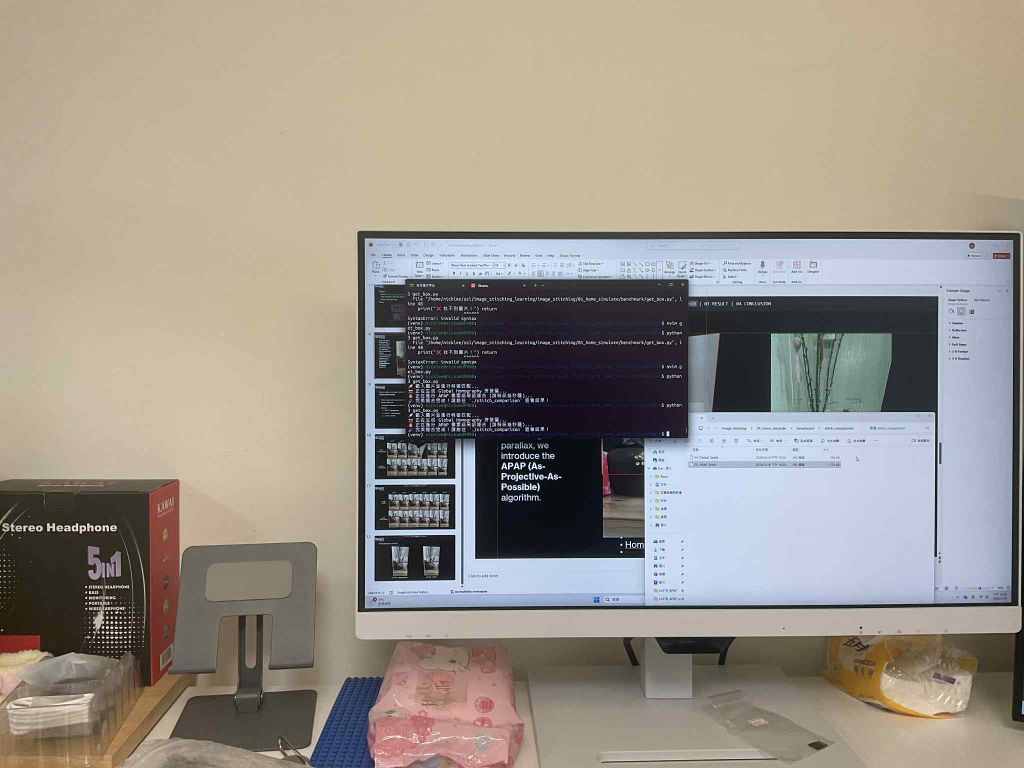
#> input picture image_stitching/01_home_simulate/benchmark/40.jpg, 2048 x 1536 px, found by its file name (shown at 1/2 size)
$ python 06_APAP_SIFT_Seam_Laplacian.py
#> lines starting #> are read from the running program, lines starting #| are printed output that depends on the picture; after the words box and inside, x2 and y2 are one past the last pixel; in counts of white or black regions, pixels touching at a corner belong together
import cv2
import numpy as np
import random
import matplotlib.pyplot as plt
from tqdm import tqdm

plt.rcParams['figure.figsize'] = [15, 10]

# ==========================================
# 1. I/O & SIFT MATCHING
# ==========================================
def read_and_resize(path, max_dim=800):
#> called with path = 'image/tv_desk/40.jpg', max_dim = 800
    img = cv2.imread(path)
#> img is the input picture: shape (1536, 2048, 3); mean B, G, R 136.4, 147.5, 154.8
    if img is None: raise FileNotFoundError(path)
    h, w = img.shape[:2]
#> h = 1536; w = 2048
    if max(h, w) > max_dim:
        scale = max_dim / max(h, w)
#> scale = 0.391
        img = cv2.resize(img, (int(w * scale), int(h * scale)))
#> img: shape (600, 800, 3)
    return cv2.cvtColor(img, cv2.COLOR_BGR2GRAY), cv2.cvtColor(img, cv2.COLOR_BGR2RGB)

left_gray, left_rgb = read_and_resize('image/tv_desk/40.jpg')
right_gray, right_rgb = read_and_resize('image/tv_desk/70.jpg')
#> call 2 of read_and_resize, with path = 'image/tv_desk/70.jpg', max_dim = 800
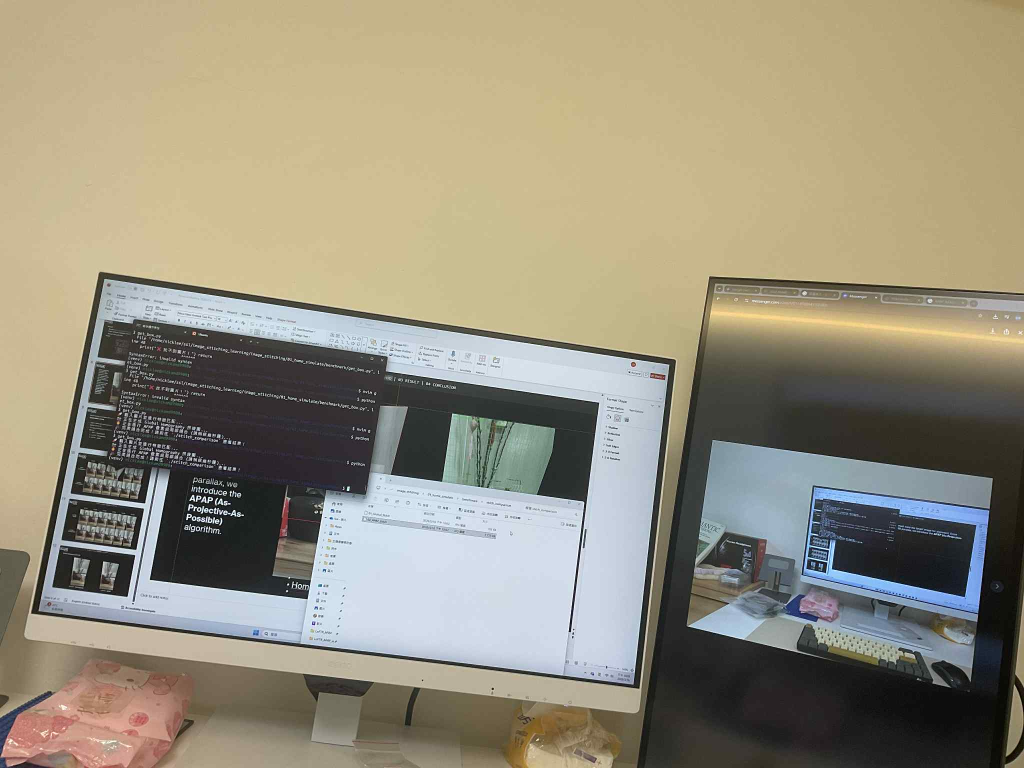
#> input picture image_stitching/01_home_simulate/benchmark/70.jpg, 2048 x 1536 px, found by its file name (shown at 1/2 size)
#> in read_and_resize, img is the input picture: shape (1536, 2048, 3); mean B, G, R 125.3, 144.2, 150.9
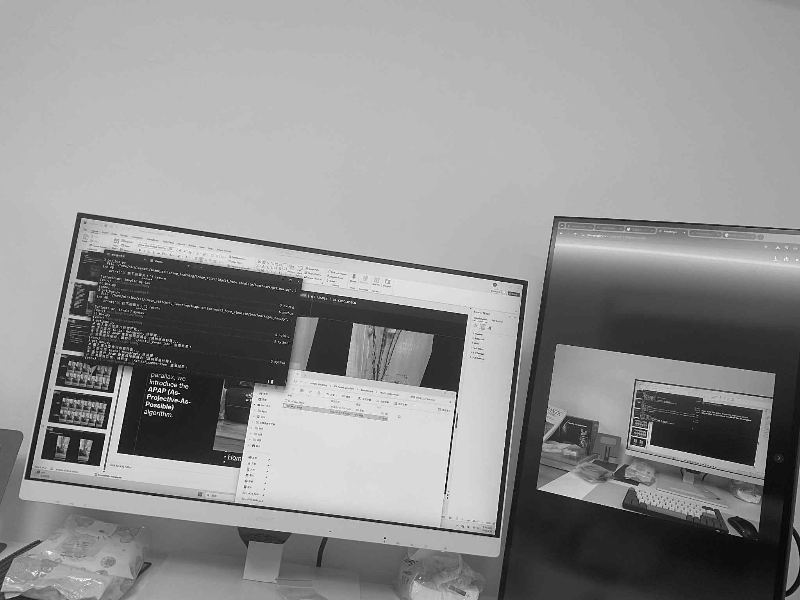
#> right_gray: shape (600, 800); min 1, max 254, mean 143.9

try:
    sift = cv2.SIFT_create(nfeatures=5000)
except AttributeError:
    sift = cv2.xfeatures2d.SIFT_create(nfeatures=5000)

kp_l, des_l = sift.detectAndCompute(left_gray, None)
#> kp_l = 896 keypoints; strongest (x, y, size): (431, 356, 2.2), (422, 364, 2), (366, 302, 2), (416, 268, 2)
kp_r, des_r = sift.detectAndCompute(right_gray, None)
#> kp_r = 832 keypoints; strongest (x, y, size): (176, 400, 2), (151, 355, 1.8), (175, 385, 2.1), (169, 407, 2.1)

bf = cv2.BFMatcher()
matches = bf.knnMatch(des_l, des_r, k=2)
#> matches = 896 matches

# Aggressive ratio test to ensure enough points for APAP
good_matches = [list(kp_l[m.queryIdx].pt + kp_r[m.trainIdx].pt)
                for m, n in matches if m.distance < 0.8 * n.distance]
#> good_matches = 199 items, first 6: [25.75, 557.3, 567.2, 452], [46.22, 537.8, 572.6, 449.6], [59.61, 553.5, 574.3, 453.2], [75.6, 430, 151.5, 354.9], [91.73, 432.7, 757, 527.3], [92.51, 448.3, 81.67, 441]
matches_arr = np.array(good_matches)
#> matches_arr = 199 rows, first 6: [25.75, 557.3, 567.2, 452], [46.22, 537.8, 572.6, 449.6], [59.61, 553.5, 574.3, 453.2], [75.6, 430, 151.5, 354.9], [91.73, 432.7, 757, 527.3], [92.51, 448.3, 81.67, 441]

print(f"SIFT found {len(matches_arr)} candidate matches.")
#| SIFT found 199 candidate matches.

# ==========================================
# 2. GLOBAL RANSAC (For Canvas Sizing)
# ==========================================
def get_global_homography(matches_arr):
    src_pts = matches_arr[:, 0:2].reshape(-1, 1, 2)
#> src_pts = 199 rows, first 8: [25.75, 557.3], [46.22, 537.8], [59.61, 553.5], [75.6, 430], [91.73, 432.7], [92.51, 448.3], [102.7, 400.4], [112.9, 528]
    dst_pts = matches_arr[:, 2:4].reshape(-1, 1, 2)
#> dst_pts = 199 rows, first 8: [567.2, 452], [572.6, 449.6], [574.3, 453.2], [151.5, 354.9], [757, 527.3], [81.67, 441], [590.2, 424.9], [587.8, 454.2]
    H, mask = cv2.findHomography(src_pts, dst_pts, cv2.RANSAC, 5.0)
#> H = [[0.919, -0.186, -146.4], [0.157, 0.828, 17.84], [9.26e-05, -0.000154, 1]]; mask = 199 values, max 1 at index 14, min 0 at index 0, mean 0.643
    inliers = matches_arr[mask.ravel() == 1]
#> inliers = 128 rows, first 6: [282.4, 474.8, 27.47, 476.8], [282.5, 184.2, 79.97, 215.7], [282.5, 184.2, 79.97, 215.7], [290, 335.8, 59.53, 350.9], [290, 219.2, 81.42, 246.4], [291.5, 218.1, 82.45, 245.8]
    return inliers, H

inliers, global_H = get_global_homography(matches_arr)
#> global_H has the same summary as H in get_global_homography
print(f"RANSAC found {len(inliers)} Inliers.")
#| RANSAC found 128 Inliers.

# ==========================================
# 3. APAP MESH WARPING
# ==========================================

def build_apap_matrices(inliers, out_w, out_h, x_min, y_min):
    GRID_SIZE = 25
    grid_x = np.arange(0, out_w, GRID_SIZE)
    grid_y = np.arange(0, out_h, GRID_SIZE)

    map_x = np.zeros((len(grid_y), len(grid_x)), dtype=np.float32)
    map_y = np.zeros((len(grid_y), len(grid_x)), dtype=np.float32)

    src_pts, dst_pts = inliers[:, 0:2], inliers[:, 2:4]

    N = len(inliers)
    A = np.zeros((2*N, 9))
    for i in range(N):
        u, v = src_pts[i]
        u_, v_ = dst_pts[i]
        A[2*i] = [-u, -v, -1, 0, 0, 0, u*u_, v*u_, u_]
        A[2*i+1] = [0, 0, 0, -u, -v, -1, u*v_, v*v_, v_]

    print("Calculating APAP Mesh...")
    for i, gy in enumerate(tqdm(grid_y)):
        for j, gx in enumerate(grid_x):
            target_pt = np.array([gx + x_min, gy + y_min])
            dists = np.sum((dst_pts - target_pt)**2, axis=1)
            weights = np.maximum(np.exp(-dists / (8.5**2)), 0.01)

            WA = A * np.repeat(weights, 2)[:, np.newaxis]
            _, _, V = np.linalg.svd(WA)
            local_H = V[-1].reshape(3, 3)

            local_H_inv = np.linalg.inv(local_H)
            src_pt = np.dot(local_H_inv, [target_pt[0], target_pt[1], 1.0])
            map_x[i, j] = src_pt[0] / src_pt[2]
            map_y[i, j] = src_pt[1] / src_pt[2]

    return cv2.resize(map_x, (out_w, out_h)), cv2.resize(map_y, (out_w, out_h))

h_l, w_l = left_rgb.shape[:2]
#> h_l = 600; w_l = 800
h_r, w_r = right_rgb.shape[:2]
#> h_r = 600; w_r = 800

corners = np.float32([[0,0], [0,h_l], [w_l,h_l], [w_l,0]]).reshape(-1,1,2)
#> corners = [[0, 0], [0, 600], [800, 600], [800, 0]]
warped_corners = cv2.perspectiveTransform(corners, global_H)
#> warped_corners = [[-146.4, 17.84], [-284.6, 567.1], [486.2, 652.6], [548.4, 133.9]]
all_corners = np.concatenate((warped_corners, np.float32([[0,0], [0,h_r], [w_r,h_r], [w_r,0]]).reshape(-1,1,2)), axis=0)
#> all_corners = [[-146.4, 17.84], [-284.6, 567.1], [486.2, 652.6], [548.4, 133.9], [0, 0], [0, 600], [800, 600], [800, 0]]

x_min, y_min = np.int32(all_corners.min(axis=0).ravel() - 0.5)
#> x_min = -285; y_min = 0
x_max, y_max = np.int32(all_corners.max(axis=0).ravel() + 0.5)
#> x_max = 800; y_max = 653
out_w, out_h = x_max - x_min, y_max - y_min
#> out_w = 1085; out_h = 653

T = np.array([[1, 0, -x_min], [0, 1, -y_min], [0, 0, 1]], dtype=np.float32)
#> T = [[1, 0, 285], [0, 1, 0], [0, 0, 1]]

map_x_full, map_y_full = build_apap_matrices(inliers, out_w, out_h, x_min, y_min)
#> in build_apap_matrices, `src_pts, dst_pts = inliers[:, 0:2], inliers[:, 2:4]`: src_pts = 128 pairs, first value 282.4 to 792.9, second value 184.2 to 474.8; dst_pts = 128 pairs, first value 27.47 to 524.5, second value 215.7 to 535.3
#> in build_apap_matrices, `N = len(inliers)`: N = 128
#> the loop in build_apap_matrices, `for i in range(N):` made 128 passes
#> (u, v, u_, v_) on passes 1 to 12: (282.4, 474.8, 27.47, 476.8), (282.5, 184.2, 79.97, 215.7), (282.5, 184.2, 79.97, 215.7), (290, 335.8, 59.53, 350.9), (290, 219.2, 81.42, 246.4), (291.5, 218.1, 82.45, 245.8), (293.7, 260.6, 76.13, 283.2), (293.9, 265.9, 75.3, 289.6), (294, 266.3, 75.3, 289.6), (294.1, 459.6, 42.83, 464.6), (295.8, 291.1, 72.57, 310.6), (295.8, 291.1, 72.57, 310.6)

warped_left = cv2.remap(left_rgb, map_x_full, map_y_full, cv2.INTER_LINEAR)
warped_right = cv2.warpPerspective(right_rgb, T, (out_w, out_h))

# Create masks (255 where image exists, 0 where black)
mask_l = (cv2.cvtColor(warped_left, cv2.COLOR_RGB2GRAY) > 0).astype(np.uint8) * 255
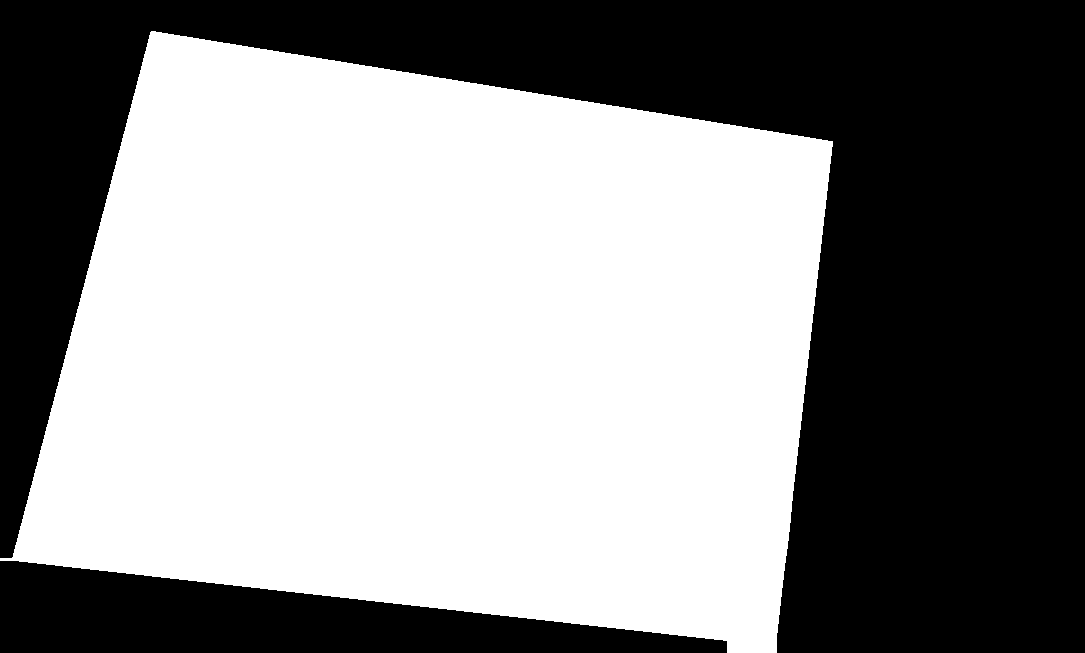
#> mask_l: shape (653, 1085); 54.3% white; 2 black regions, box (x1, y1, x2, y2) and area: (0, 0, 1085, 653) 285526, (0, 561, 727, 653) 38396
mask_r = (cv2.cvtColor(warped_right, cv2.COLOR_RGB2GRAY) > 0).astype(np.uint8) * 255
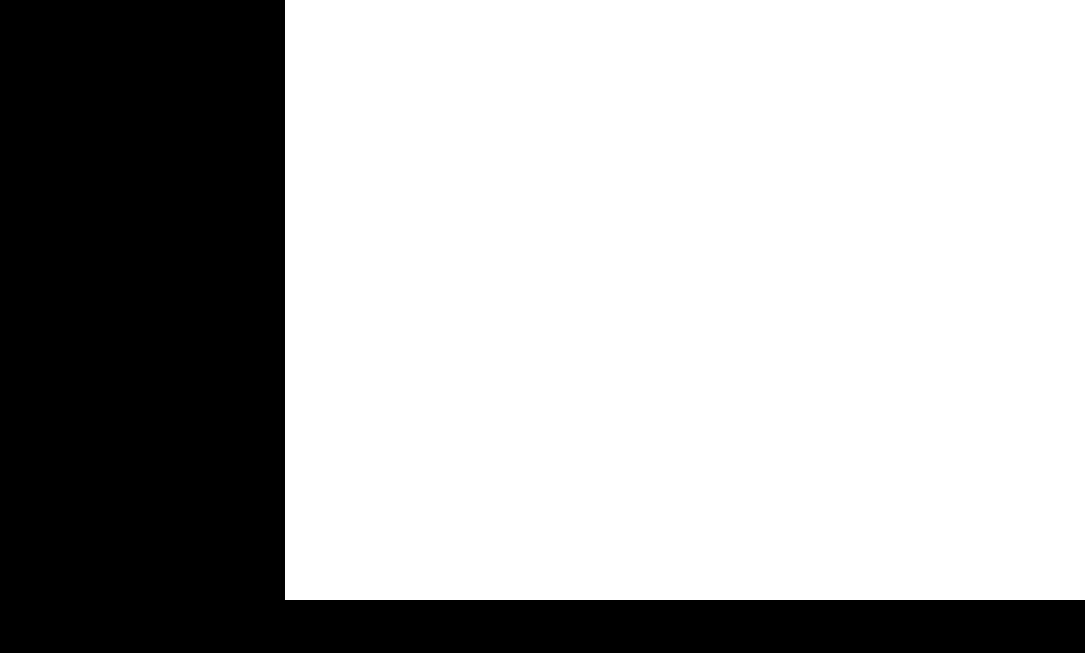
#> mask_r: shape (653, 1085); 67.7% white; 1 black region, box (x1, y1, x2, y2) and area: (0, 0, 1085, 653) 228505

# Ensure dimensions are divisible by 16 for the Pyramid Blending
pad_h = (16 - out_h % 16) % 16
#> pad_h = 3
pad_w = (16 - out_w % 16) % 16
#> pad_w = 3
warped_left = cv2.copyMakeBorder(warped_left, 0, pad_h, 0, pad_w, cv2.BORDER_CONSTANT, value=[0,0,0])
#> warped_left: shape (656, 1088, 3)
warped_right = cv2.copyMakeBorder(warped_right, 0, pad_h, 0, pad_w, cv2.BORDER_CONSTANT, value=[0,0,0])
#> warped_right: shape (656, 1088, 3)
mask_l = cv2.copyMakeBorder(mask_l, 0, pad_h, 0, pad_w, cv2.BORDER_CONSTANT, value=0)
#> mask_l: shape (656, 1088); 53.9% white; 1 black region, box (x1, y1, x2, y2) and area: (0, 0, 1088, 656) 329145
mask_r = cv2.copyMakeBorder(mask_r, 0, pad_h, 0, pad_w, cv2.BORDER_CONSTANT, value=0)
#> mask_r: shape (656, 1088); 67.3% white; 1 black region, box (x1, y1, x2, y2) and area: (0, 0, 1088, 656) 233728

# ==========================================
# 4. VORONOI SEAM FINDING (Graph Cut Approximation)
# ==========================================

print("Calculating Optimal Seam...")
# Distance transform finds how far every pixel is from the edge of its image
dist_l = cv2.distanceTransform(mask_l, cv2.DIST_L2, 5)
dist_r = cv2.distanceTransform(mask_r, cv2.DIST_L2, 5)

# The seam is drawn exactly where the distance from Image A's edge equals Image B's edge
seam_mask = (dist_l > dist_r).astype(np.float32)
#> seam_mask: shape (656, 1088) float32; values 0 (black) and 1 (white), 35.3% white; 1 white region, box (x1, y1, x2, y2) and area: (0, 31, 781, 653) 251614

# Smooth the seam mask slightly to prevent harsh stair-stepping
seam_mask = cv2.GaussianBlur(seam_mask, (5, 5), 0)
seam_mask = np.repeat(seam_mask[:, :, np.newaxis], 3, axis=2)
#> seam_mask: shape (656, 1088, 3) float32

# ==========================================
# 5. LAPLACIAN MULTI-BAND BLENDING
# ==========================================

print("Applying Laplacian Multi-band Blending...")
def laplacian_blend(img1, img2, mask, levels=4):
    # 1. Build Gaussian Pyramids
#> called with levels = 5
    G1, G2, GM = img1.astype(np.float32), img2.astype(np.float32), mask.copy()
    gp1, gp2, gpM = [G1], [G2], [GM]

    for _ in range(levels):
        G1, G2, GM = cv2.pyrDown(G1), cv2.pyrDown(G2), cv2.pyrDown(GM)
        gp1.append(G1); gp2.append(G2); gpM.append(GM)
#> G1: shape (21, 34, 3) float32
#> G2: shape (21, 34, 3) float32
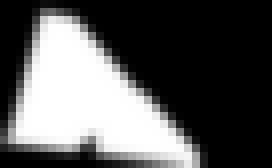
#> GM: shape (21, 34, 3) float32 (shown 8 times larger); min 0, max 1, mean 0.347
#> after the loop, gp1 = 6 items; gp2 = 6 items; gpM = 6 items

    # 2. Build Laplacian Pyramids
    lp1, lp2 = [gp1[levels]], [gp2[levels]]
    for i in range(levels, 0, -1):
        # Resize to handle odd-dimension rounding issues
        h, w = gp1[i-1].shape[:2]
        L1 = cv2.subtract(gp1[i-1], cv2.resize(cv2.pyrUp(gp1[i]), (w, h)))
        L2 = cv2.subtract(gp2[i-1], cv2.resize(cv2.pyrUp(gp2[i]), (w, h)))
        lp1.append(L1); lp2.append(L2)
#> after the loop, lp1 = 6 items; lp2 = 6 items

    # 3. Blend Pyramids based on the Seam Mask
    LS = []
    for l1, l2, gm in zip(lp1, lp2, reversed(gpM)):
        h, w = l1.shape[:2]
        gm_resized = cv2.resize(gm, (w, h))
        ls = l1 * gm_resized + l2 * (1.0 - gm_resized)
        LS.append(ls)
#> this loop made 6 passes
#> (h, w) on passes 1 to 6: (21, 34), (41, 68), (82, 136), (164, 272), (328, 544), (656, 1088)
#> after the loop, LS = 6 items

    # 4. Reconstruct Final Image
    ls_ = LS[0]
    for i in range(1, levels + 1):
        h, w = LS[i].shape[:2]
        ls_ = cv2.add(cv2.resize(cv2.pyrUp(ls_), (w, h)), LS[i])
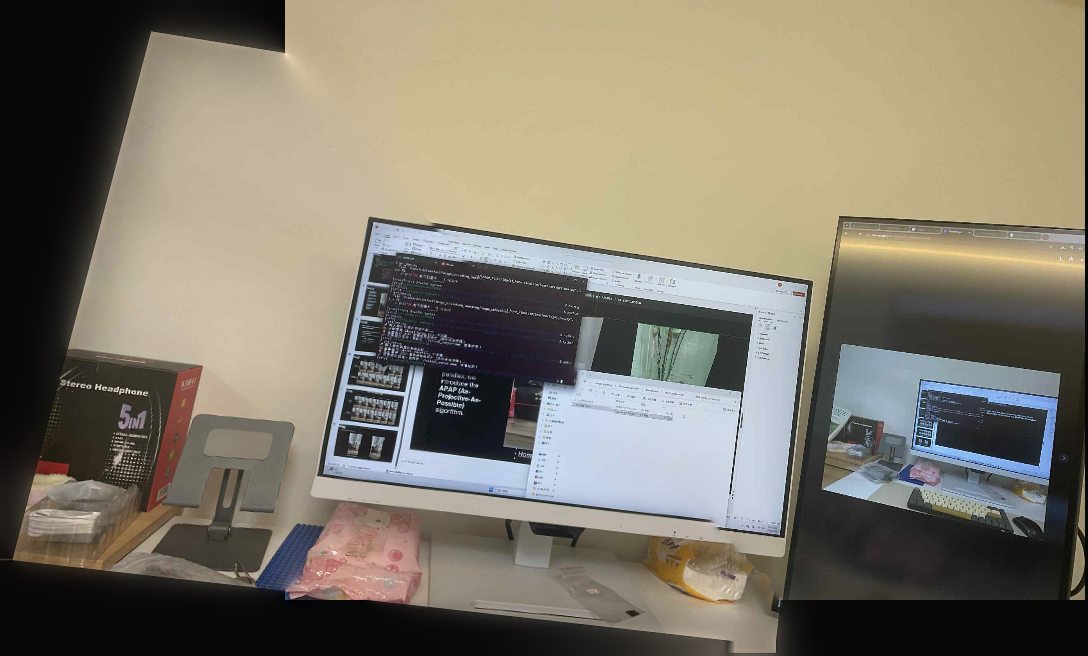
#> ls_: shape (656, 1088, 3) float32; mean R, G, B 126.4, 119.8, 105.2; drawn with min black and max white

    return np.clip(ls_, 0, 255).astype(np.uint8)
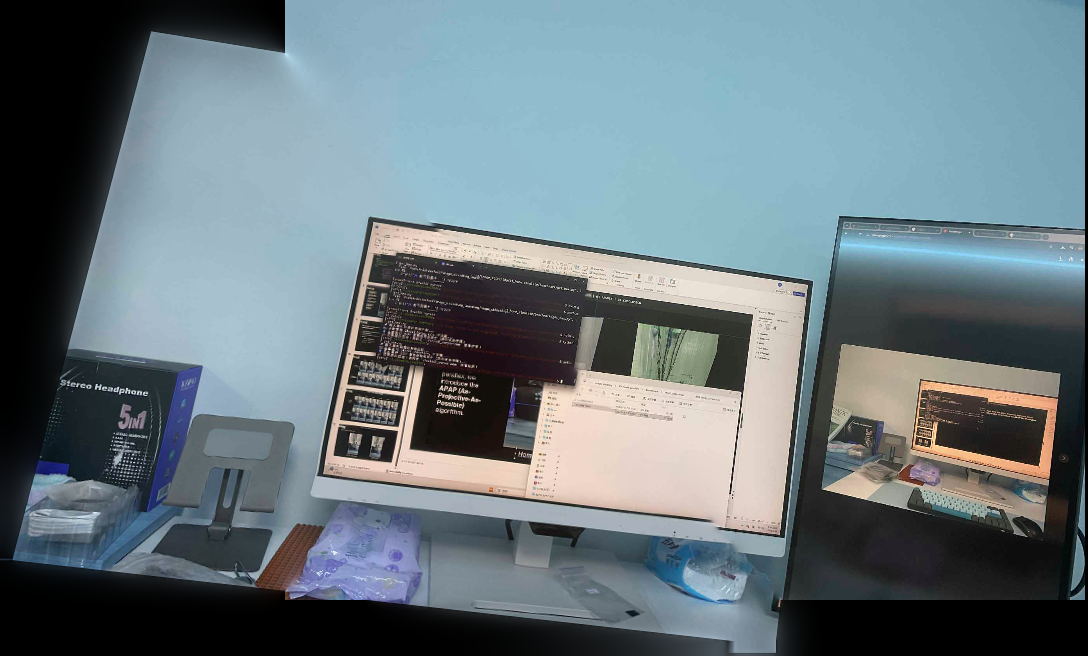
#> returned value: shape (656, 1088, 3); mean of channels 0, 1, 2 126.2, 119.6, 104.9; drawn as B, G, R

final_panorama = laplacian_blend(warped_left, warped_right, seam_mask, levels=5)

# Display Output
plt.imshow(final_panorama)
plt.axis('off')
plt.title("Professional Stitch (APAP + Voronoi Seam + Laplacian Blending)")
plt.show()
